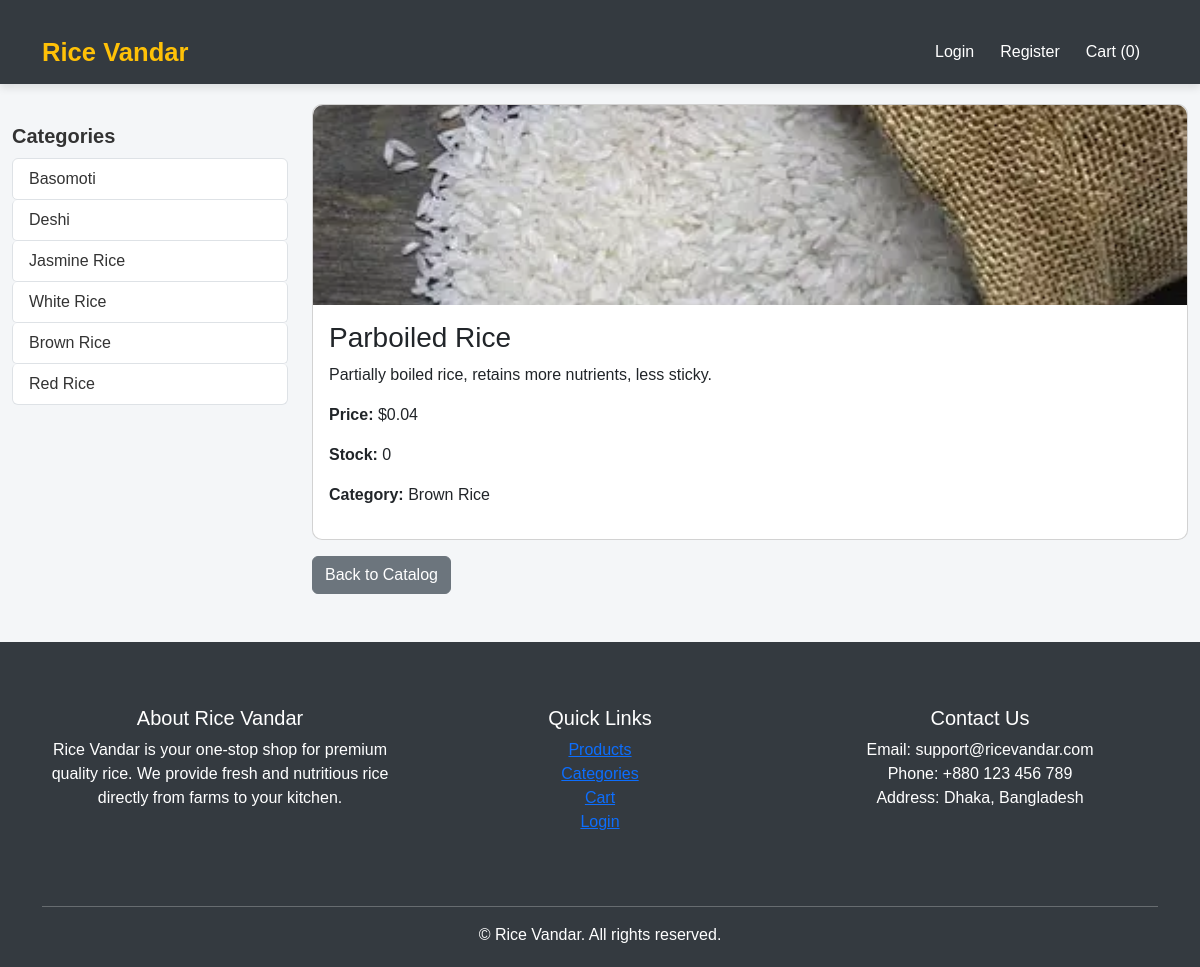
Screenshot of /product/4/ with the database file from the repository.
### catalogue/models.py (models this page shows, shortened)
class RiceCategory(models.Model):
    name = models.CharField(max_length=100, unique=True)
    description = models.TextField(blank=True, null=True)
    class Meta:
        verbose_name_plural = "Rice Categories"

class Product(models.Model):
    name = models.CharField(max_length=200)
    category = models.ForeignKey(RiceCategory, on_delete=models.CASCADE, related_name="products", null=True, blank=True)
    description = models.TextField(blank=True)
    price = models.DecimalField(max_digits=10, decimal_places=2)
    stock = models.PositiveIntegerField(default=0)
    image = models.ImageField(upload_to='products/', blank=True, null=True)
    created_at = models.DateTimeField(auto_now_add=True)
    updated_at = models.DateTimeField(auto_now=True)

### catalogue/views.py (the view)
# urls.py: path('product/<int:pk>/', views.product_detail, name='product_detail'),
def product_detail(request, pk):
    product = get_object_or_404(Product, pk=pk)
    categories = RiceCategory.objects.all()
    return render(request, 'catalogue/product_detail.html', {'product': product, 'categories': categories})

### cart/context_processors.py (called while the page is built)
def cart_item_count(request):
    if request.user.is_authenticated:
        try:
            cart = Cart.objects.get(user=request.user)
            count = cart.items.count()
        except Cart.DoesNotExist:
            count = 0
    else:
        count = 0  # guest user জন্য 0 দেখানো হবে
    return {'cart_count': count}

### templates/catalogue/product_detail.html (shortened to what this page needs)
{% extends "base.html" %}
{% block content %}
<div class="card mb-3">
    {% if product.image %}
    <img src="{{ product.image.url }}" class="card-img-top" alt="{{ product.name }}">
    {% endif %}
    <div class="card-body">
        <h3>{{ product.name }}</h3>
        <p>{{ product.description }}</p>
        <p><strong>Price:</strong> ${{ product.price }}</p>
        <p><strong>Stock:</strong> {{ product.stock }}</p>
        <p><strong>Category:</strong> {{ product.category.name }}</p>
    </div>
</div>
<a href="{% url 'catalogue:product_list' %}" class="btn btn-secondary">Back to Catalog</a>
{% endblock %}

### templates/base.html (shortened to what this page needs)
{% load static %}
<!DOCTYPE html>
<html lang="en">
<head>
<link rel="stylesheet" href="{% static 'css/styles.css' %}?v={{ time }}">
<link href="https://cdn.jsdelivr.net/npm/bootstrap@5.3.0/dist/css/bootstrap.min.css" rel="stylesheet">
</head>
<body>
<nav class="navbar navbar-expand-lg navbar-dark">
  <div class="container">
    <a class="navbar-brand" href="{% url 'catalogue:product_list' %}">Rice Vandar</a>
    <div>
      <ul class="navbar-nav">
        {% if user.is_authenticated %}
        <li class="nav-item"><a class="nav-link" href="{% url 'accounts:profile' %}">Hi, {{ user.username }}</a></li>
        <li class="nav-item"><a class="nav-link" href="{% url 'accounts:logout' %}">Logout</a></li>
        {% else %}
        <li class="nav-item"><a class="nav-link" href="{% url 'accounts:login' %}">Login</a></li>
        <li class="nav-item"><a class="nav-link" href="{% url 'accounts:register' %}">Register</a></li>
        {% endif %}
        <li class="nav-item">
            <a class="nav-link" href="{% url 'cart:cart_detail' %}">
                Cart ({{ cart_item_count|default:"0" }})
            </a>
        </li>
      </ul>
    </div>
  </div>
</nav>
<div class="container-fluid main-container">
  <div class="row">
    <div class="col-lg-3 sidebar">
        <h5>Categories</h5>
        <ul class="list-group">
            {% for cat in categories %}
            <li class="list-group-item">
                <a href="{% url 'catalogue:category_products' cat.id %}">{{ cat.name }}</a>
            </li>
            {% empty %}
            <li class="list-group-item">No categories available</li>
            {% endfor %}
        </ul>
    </div>
    <div class="col-lg-9">
        {% block content %}{% endblock %}
    </div>
  </div>
</div>
<div>
  {% include 'catalogue/footer.html' %}
</div>
</body>
</html>

### static/css/styles.css (style rules this page uses)
body { font-family: 'Segoe UI', Tahoma, Geneva, Verdana, sans-serif; background-color: #f8f9fa; margin: 0; padding: 0; }
.navbar { padding: 0.8rem 1rem; }
.navbar-brand { font-weight: bold; font-size: 1.5rem; }
.nav-link { margin-right: 1rem; transition: color 0.3s ease; }
.list-group-item a { text-decoration: none; color: #212529; display: block; transition: background-color 0.3s ease; }
.card { border: none; border-radius: 10px; transition: transform 0.3s ease, box-shadow 0.3s ease; }
.card-img-top { border-top-left-radius: 10px; border-top-right-radius: 10px; object-fit: cover; height: 200px; }
.container { margin-top: 20px; }

### templates/base.html (style rules this page uses)
body { font-family: 'Arial', sans-serif; background-color: #f4f6f8; margin: 0; padding: 0; color: #333; }
.navbar { box-shadow: 0 4px 8px rgba(0,0,0,0.1); padding: 0.5rem 1rem; position: sticky; top: 0; z-index: 1000; background-color: #343a40 !important; }
.navbar-brand { font-weight: bold; font-size: 1.6rem; color: #ffc107 !important; }
.nav-link { font-size: 1rem; margin-right: 10px; color: #fff !important; transition: color 0.3s; }
.sidebar { margin-top: 20px; position: sticky; top: 80px; }
.sidebar h5 { font-weight: bold; margin-bottom: 10px; }
.list-group-item { transition: all 0.3s ease; cursor: pointer; border-radius: 5px; }
.list-group-item a { text-decoration: none; color: #333; display: block; }
.main-container { margin-top: 20px; }
.card { border-radius: 10px; transition: transform 0.3s, box-shadow 0.3s; }
.card-img-top { height: 200px; object-fit: cover; border-top-left-radius: 10px; border-top-right-radius: 10px; }
.btn-secondary { background-color: #6c757d; border-color: #6c757d; }

### rows the page displays
RiceCategory: name "Basomoti"
RiceCategory: name "Deshi"
RiceCategory: name "Jasmine Rice"
RiceCategory: name "White Rice"
RiceCategory: name "Brown Rice"
RiceCategory: name "Red Rice"
Product: image (picture), name "Parboiled Rice", description "Partially boiled rice, retains more nutrients, less sticky.", price "0.04", stock "0", category.name "Brown Rice"

### other values shown
{{ cart_item_count|default:"0" }} "0"
